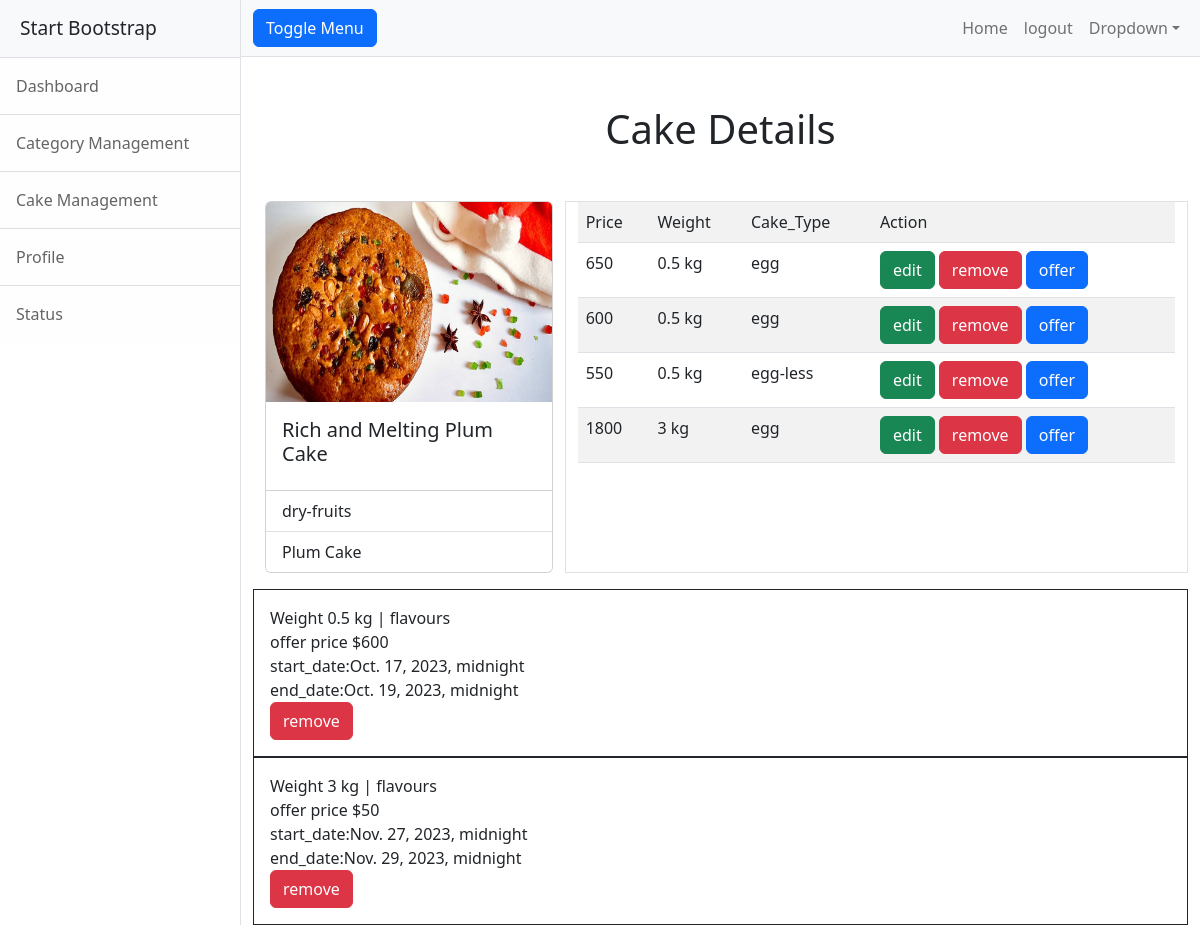
The page /cake/1 (signed in) on the database its author committed.
### cakehouse/models.py (models this page shows, shortened)
class Cake(models.Model):
    cat_name=models.ForeignKey(CakeCategory,on_delete=models.CASCADE)
    cake_name=models.CharField(max_length=200)
    options=(
        ('chocolate','chocolate'),
        ('black forest','black forest'),
        ('red velvet','red velvet'),
        ('butter  scotch','butter scotch'),
        ('vanilla','vanilla'),
        ('pineapple','pineapple'),
        ('dates','dates'),
        ('non-alcoholic','non-alcoholic'),
        ('dry-fruits','dry-fruits'),
        ('mixed-fruits','mixed-fruits'),
        ('blueberry','blueberry'),
        ('strawberry','strawberry')
    )
    flavours=models.CharField(max_length=200,choices=options,default="chocolate")
    image=models.ImageField(upload_to='images')

class CakeCategory(models.Model):
    cat_name=models.CharField(max_length=200,unique=True)
    is_active=models.BooleanField(default=True)
    def __str__(self):
        return self.cat_name

class CakeVarients(models.Model):
    cake=models.ForeignKey(Cake,on_delete=models.CASCADE)
    cake_price=models.PositiveIntegerField()
    options=(
        ('0.5 kg','0.5 kg'),
        ('1 kg','1 kg'),
        ('2 kg','2 kg'),
        ('3 kg','3 kg'),
        ('4 kg','4 kg'),
        ('5 kg','5 kg')
    )
    weight=models.CharField(max_length=200,choices=options,default='0.5 kg')
    option=(
        ('egg','egg'),
        ('egg-less','egg-less')
    )
    cake_type=models.CharField(max_length=200,choices=option,default='egg')

class CakeOffers(models.Model):
    cake_varient=models.ForeignKey(CakeVarients,on_delete=models.CASCADE)
    discount_price=models.PositiveIntegerField()
    start_date=models.DateTimeField()
    end_date=models.DateTimeField()

### cakehouse/views.py (the view)
# urls.py: path('cake/<int:pk>',CakeDetailView.as_view(),name='cake-detail'),
@method_decorator(desc,name='dispatch')
class CakeDetailView(DetailView):
    template_name='cakehouse/cake_detail.html'
    model=Cake
    context_object_name='cake'

### cakehouse/views.py (called while the page is built)
def signin_required(fn):
    def wrapper(request,*args,**kwargs):
        if not request.user.is_authenticated:
            messages.error(request,'invalid session')
            return redirect('signin')
        else:
            return fn(request,*args,**kwargs)
    return wrapper

def is_admin(fn):
    def wrapper(request,*args,**kwargs):
        if not request.user.is_superuser:
            messages.error(request,'permission denied for current user!!!')
            return redirect('signin')
        else:
            return fn(request,*args,**kwargs)
    return wrapper

### cakehouse/templates/cakehouse/cake_detail.html
{%extends 'cakehouse/base.html'%}
{%block body_block%}
<div class="container mt-5">
  <h1 class="text text-center mb-5">Cake Details</h1>
  <div class="row">
      <div class="col-4">
          <div class="card" style="width:100%">
              <img src="{{cake.image.url}}" class="card-img-top" alt="..." height="200px">
              <div class="card-body">
                <h5 class="card-title">{{cake.cake_name}}</h5>
              </div>
              <ul class="list-group list-group-flush">
                <li class="list-group-item">{{cake.flavours}}</li>
                <li class="list-group-item">{{cake.cat_name}}</li>
              </ul>
            </div>
      </div>
      <div class="col-8 border boredr-dark">
         <table class="table table-striped">
          <tr>
              <td>Price</td>
              <td>Weight</td>
              <td>Cake_Type</td>
              <td>Action</td>
          </tr>
          {%for v in cake.cakevarients_set.all%}
              <tr>
                  <td>{{v.cake_price}}</td>
                  <td>{{v.weight}}</td>
                  <td>{{v.cake_type}}</td>
                  <td>
                    <a href="{%url 'cake-varient-change' v.id%}" class="btn btn-success">edit</i></a>
                    <a href="{%url 'cake-varient-remove' v.id%}" class="btn btn-danger">remove</a>
                    <a href="{%url 'offers-add' v.id%}" class="btn btn-primary">offer</a>
                  </td>
              </tr>
          {%endfor%}
         </table>
      </div>
  </div>
  <div class="row mt-3">
    {%for v in cake.cakevarients_set.all%}
      {%for o in v.cakeoffers_set.all%}
        <div class="border border-dark p-3">
          <div>
            Weight {{o.cake_varient.weight}} | flavours  {{o.cake_varient.flavours}}
          </div>
          <div><span>offer price ${{o.discount_price}}</span></div>
          <div>start_date:{{o.start_date}}</div>
          <div>end_date:{{o.end_date}}</div>
          <a href="{%url 'offer-remove' o.id%}" class="btn btn-danger">remove</a>
        </div>
      {%endfor%}
    {%endfor%}
  </div>
</div>
{%endblock%}

### cakehouse/templates/cakehouse/base.html (shortened to what this page needs)
<!DOCTYPE html>
{%load static%}
<html lang="en">
    <head>
        <link href="{%static 'css/styles.css'%}" rel="stylesheet" />
    </head>
    <body>
        <div class="d-flex" id="wrapper">
            <div class="border-end bg-white" id="sidebar-wrapper">
                <div class="sidebar-heading border-bottom bg-light">Start Bootstrap</div>
                <div class="list-group list-group-flush">
                    <a class="list-group-item list-group-item-action list-group-item-light p-3" href="#!">Dashboard</a>
                    <a class="list-group-item list-group-item-action list-group-item-light p-3" href="{%url 'cat-add'%}">Category Management</a>
                    <a class="list-group-item list-group-item-action list-group-item-light p-3" href="{%url 'cake-add' %}">Cake Management</a>
                    <a class="list-group-item list-group-item-action list-group-item-light p-3" href="#!">Profile</a>
                    <a class="list-group-item list-group-item-action list-group-item-light p-3" href="#!">Status</a>
                </div>
            </div>
            <div id="page-content-wrapper">
                <nav class="navbar navbar-expand-lg navbar-light bg-light border-bottom">
                    <div class="container-fluid">
                        <button class="btn btn-primary" id="sidebarToggle">Toggle Menu</button>
                        <div class="collapse navbar-collapse" id="navbarSupportedContent">
                            <ul class="navbar-nav ms-auto mt-2 mt-lg-0">
                                <li class="nav-item active"><a class="nav-link" href="#!">Home</a></li>
                                <li class="nav-item"><a class="nav-link" href="{%url 'signout'%}">logout</a></li>
                                <li class="nav-item dropdown">
                                    <a class="nav-link dropdown-toggle" id="navbarDropdown" href="#" role="button" data-bs-toggle="dropdown" aria-haspopup="true" aria-expanded="false">Dropdown</a>
                                </li>
                            </ul>
                        </div>
                    </div>
                </nav>
                <div class="container-fluid">
                    {%block body_block%}
                    {%endblock%}
                </div>
            </div>
        </div>
    </body>
</html>

### rows shown on the page
Cake: image (picture), cake_name "Rich and Melting Plum Cake", flavours "dry-fruits", cat_name "Plum Cake"
CakeVarients: cake_price "650", weight "0.5 kg", cake_type "egg"
CakeVarients: cake_price "600", weight "0.5 kg", cake_type "egg"
CakeVarients: cake_price "550", weight "0.5 kg", cake_type "egg-less"
CakeVarients: cake_price "1800", weight "3 kg", cake_type "egg"
CakeOffers: cake_varient.weight "0.5 kg", discount_price "600", start_date "Oct. 17, 2023, midnight", end_date "Oct. 19, 2023, midnight"
CakeOffers: cake_varient.weight "3 kg", discount_price "50", start_date "Nov. 27, 2023, midnight", end_date "Nov. 29, 2023, midnight"
